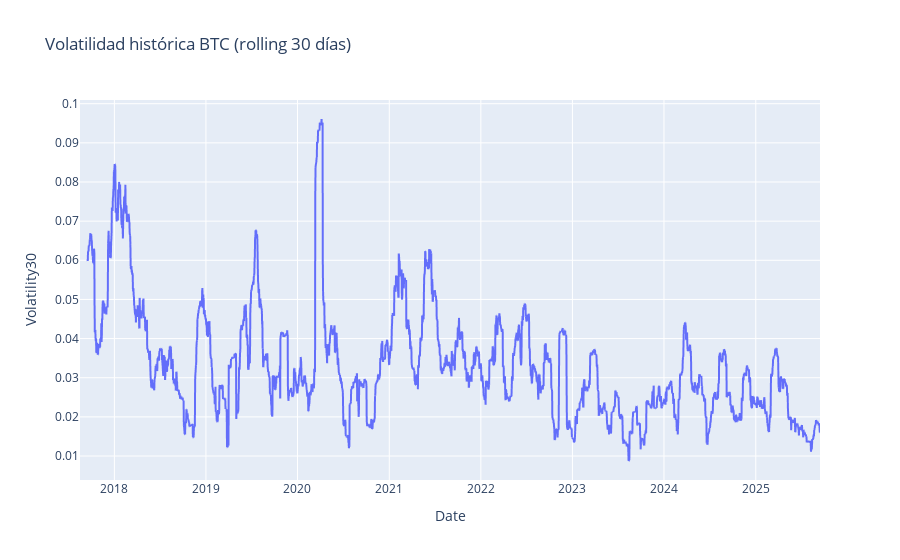

Here is the notebook cell this chart was saved with:
### Code cell
btc["Volatility30"] = btc["Return"].rolling(window=30).std()

fig = px.line(
    btc, 
    x=btc.index, 
    y="Volatility30", 
    title="Volatilidad histórica BTC (rolling 30 días)"
)
fig.show()

### Figure 1 — Plotly figure (JSON) as saved in the notebook; plotly's stock layout.template omitted (floating-point values rounded to 4 significant figures; data arrays with more than 128 entries replaced by an {"elided": "..."} marker saying what was removed)
{"data": [{"hovertemplate": "Date=%{x}<br>Volatility30=%{y}<extra></extra>", "legendgroup": "", "line": {"color": "#636efa", "dash": "solid"}, "marker": {"symbol": "circle"}, "mode": "lines", "name": "", "showlegend": false, "type": "scattergl", "x": {"elided": "2951 str values"}, "xaxis": "x", "y": {"elided": "2951 float values"}, "yaxis": "y"}], "layout": {"legend": {"tracegroupgap": 0}, "title": {"text": "Volatilidad histórica BTC (rolling 30 días)"}, "xaxis": {"anchor": "y", "domain": [0, 1], "title": {"text": "Date"}}, "yaxis": {"anchor": "x", "domain": [0, 1], "title": {"text": "Volatility30"}}}}
